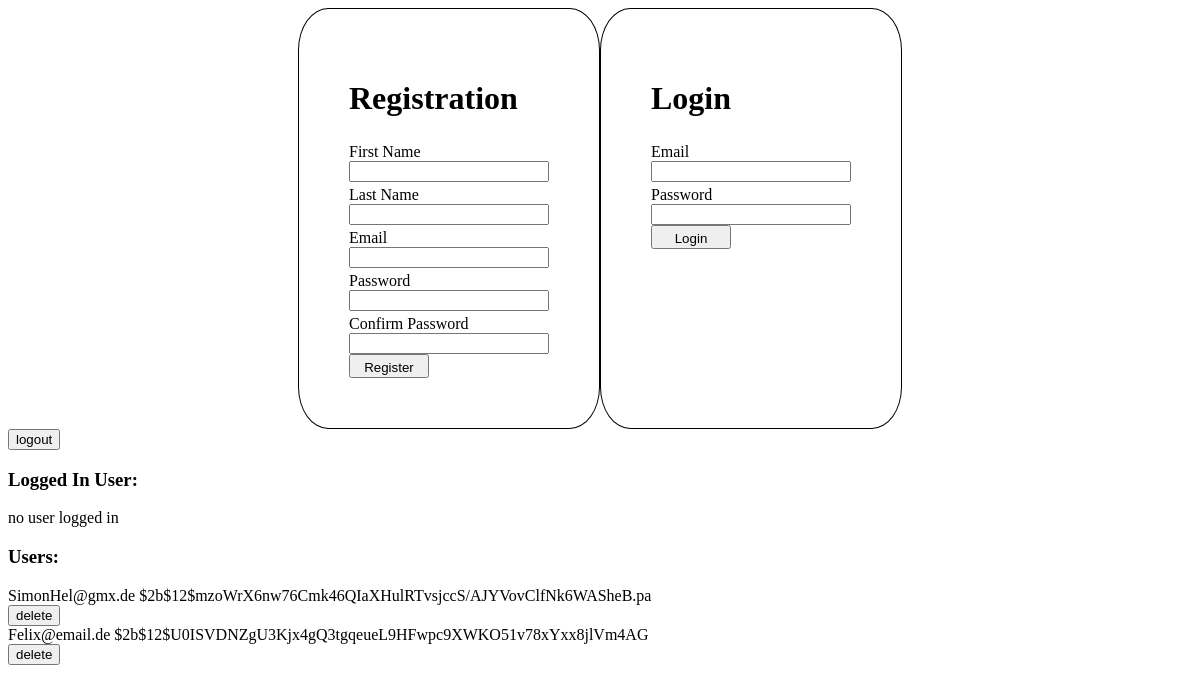
Before: /userApp/ with the older database file.
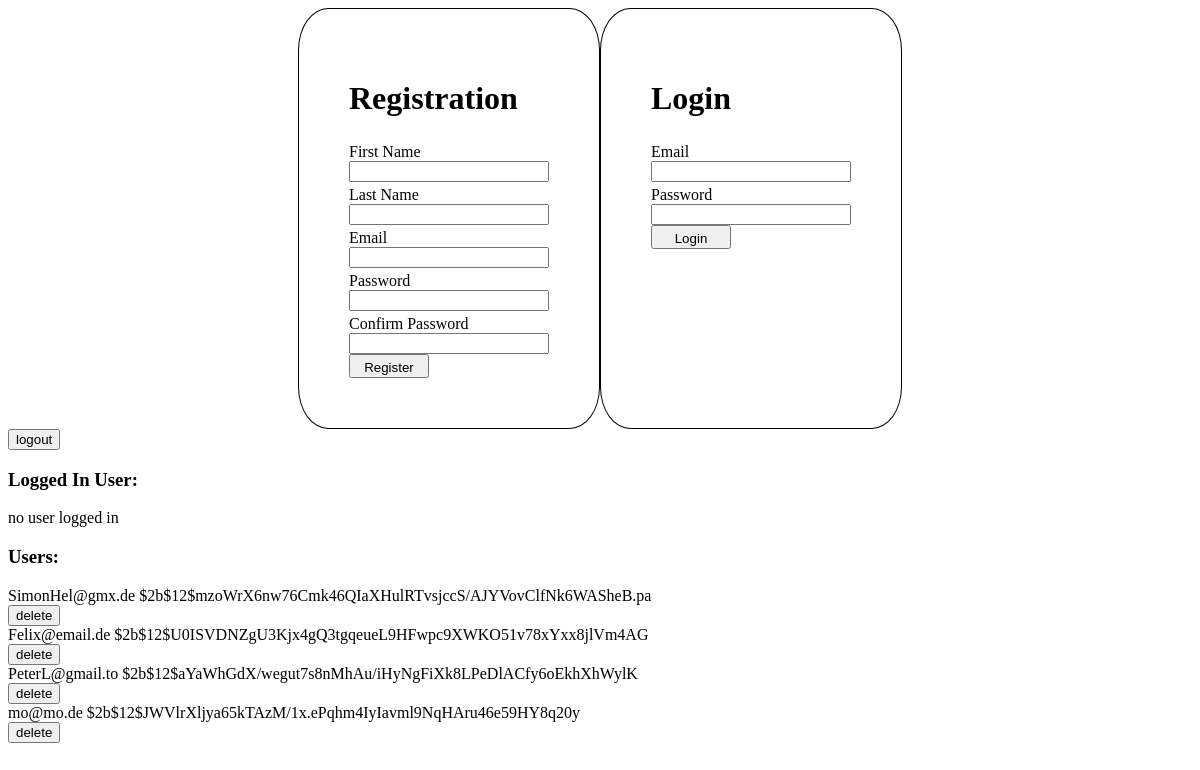
After: the same page with the newer database file.
### userApp/models.py (models this page shows)
class User(models.Model):
    first_name = models.CharField(max_length = 250)
    last_name = models.CharField(max_length = 250)
    email = models.CharField(max_length = 250, primary_key = True)
    password = models.CharField(max_length = 250)
    objects = UserManager()

### userApp/views.py (the view)
# urls.py: path('', views.index),
def index(request):
    try:
        context= {
            'users':User.objects.all(),
            'loggedInUser':request.session['user']
        }
    except:
        context= {
            'users':User.objects.all(),
            'loggedInUser': 'no user logged in'
        }
    return render(request,'userApp/index.html',context)

### userApp/templates/userApp/index.html (shortened to what this page needs)
<!DOCTYPE html>
<html lang="en">
<head>
</head>
<body>
    <div id="form_box">
        <form class="userApp_form" action="/userApp/register/" method="post">
            <h1>Registration</h1>
            <div class="form_element">
                <label>First Name</label>
                <input name="first_name" type="text">
            </div>
            <div class="form_element">
                <label>Last Name</label>
                <input name="last_name" type="text">
            </div>
            <div class="form_element">
                <label>Email</label>
                <input name="email" type="email">
            </div>
            <div class="form_element">
                <label>Password</label>
                <input name="password" type="password">
            </div>
            <div class="form_element">
                <label>Confirm Password</label>
                <input name="confirm_password" type="password">
            </div>
            <input class="form_element" id="form_submit" type="submit" value="Register">
        </form>
        <form class="userApp_form" action="/userApp/login/" method="post">
            <h1>Login</h1>
            <div class="form_element">
                <label>Email</label>
                <input name="email" type="email">
            </div>
            <div class="form_element">
                <label>Password</label>
                <input name="password" type="password">
            </div>
            <input class="form_element" id="form_submit" type="submit" value="Login">
        </form>
    </div>
    <form action="/userApp/logout/" method="post">
    <input value ="logout" type="submit">
    </form>
    <h3>Logged In User:</h3>
    <label>{{loggedInUser}}</label>
    <h3>Users:</h3>
    {%for user in users%}
    <div>
        <label>{{user.email}}</label>
        <label>{{user.password}}</label>
        <form action="/userApp/delete/{{user.email}}/" method="post">
            <input type="submit" value="delete">
        </form>
    </div>
    {%endfor%}
</body>
</html>

### userApp/templates/userApp/index.html (style rules this page uses)
#form_box { display: flex; justify-content: center; }
#form_box>.userApp_form { display: flex; flex-direction: column; border: solid black 1px; border-radius: 10%; width: 200px; padding: 50px; }
#form_box>.userApp_form>.form_element { padding-top: 4px; display: flex; flex-direction: column; }
#form_box>.userApp_form>#form_submit { justify-content: center; align-items: center; max-width: 40%; }

Changed rows visible on the page:
added User: email "PeterL@gmail.to", password "$2b$12$aYaWhGdX/wegut7s8nMhAu/iHyNgFiXk8LPeDlACfy6oEkhXhWylK"
added User: email "mo@mo.de", password "$2b$12$JWVlrXljya65kTAzM/1x.ePqhm4IyIavml9NqHAru46e59HY8q20y"
